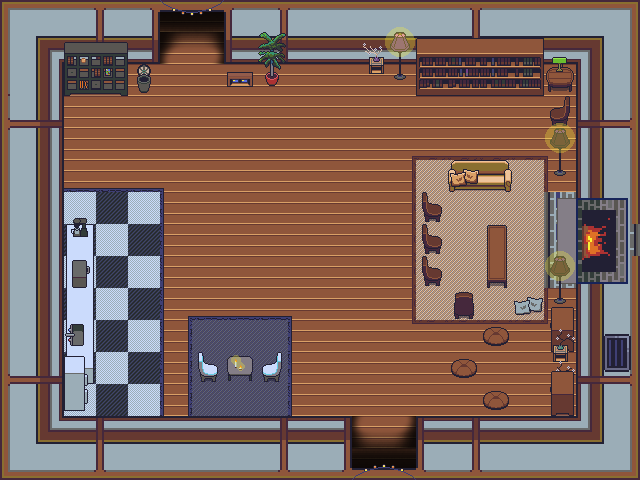

Rendered tile map (Tiled .tmx) drawn with the repository's tilesets; below, a short description and the map source with its tile grids summarised:
An orthogonal 20x15 tile map with 32x32 px tiles, 9 tile layers (floors, floors 2, floors 3, walls, ...), 4 tilesets.

<map version="1.4" tiledversion="1.4.2" orientation="orthogonal" renderorder="right-down" width="20" height="15" tilewidth="32" tileheight="32" infinite="0" nextlayerid="17" nextobjectid="1">
 <tileset firstgid="1" source="../../tilesets/Gather University 0.x.tsx" />
 <tileset firstgid="465" source="../../tilesets/Gather Conference 0.x.tsx" />
 <tileset firstgid="1489" source="../../tilesets/Gather Games 0.x.tsx" />
 <tileset firstgid="2417" source="../../tilesets/Gather Furniture 0.x.tsx" />
 <group id="12" name="background">
  <layer id="1" name="floors" width="20" height="15">
   <data>[300 cells, 300 non-empty, 3 distinct tile ids]</data>
  </layer>
  <layer id="3" name="floors 2" width="20" height="15">
   <data>[300 cells, 85 non-empty, 20 distinct tile ids]</data>
  </layer>
  <layer id="8" name="floors 3" width="20" height="15">
   <data>[300 cells, 11 non-empty, 5 distinct tile ids]</data>
  </layer>
  <layer id="2" name="walls" width="20" height="15">
   <data>[300 cells, 124 non-empty, 21 distinct tile ids]</data>
  </layer>
  <layer id="4" name="furnish" width="20" height="15">
   <data>[300 cells, 60 non-empty, 49 distinct tile ids]</data>
  </layer>
  <layer id="5" name="furnish 2" width="20" height="15">
   <data>[300 cells, 25 non-empty, 25 distinct tile ids]</data>
  </layer>
  <layer id="7" name="furnish 3" width="20" height="15">
   <data>[300 cells, 2 non-empty, 2 distinct tile ids]</data>
  </layer>
 </group>
 <group id="14" name="foreground">
  <layer id="16" name="fg 1" width="20" height="15">
   <data>[300 cells, 11 non-empty, 8 distinct tile ids]</data>
  </layer>
  <layer id="15" name="fg 2" width="20" height="15">
   <data>[300 cells, 13 non-empty, 7 distinct tile ids]</data>
  </layer>
 </group>
</map>
